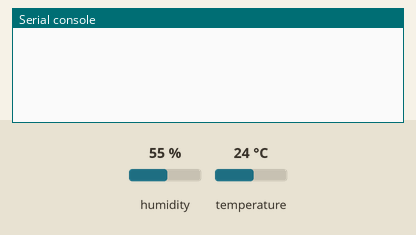
The program below on a simulated Raspberry Pi Pico running MicroPython. Parts: the last lines printed to the serial console. The test bench sets the inputs (shaded band); at power-on: humidity 55 %, temperature 24 °C.

Above: at 1.2 s.
1.3 s: humidity set to 22 %
At 5.9 s:
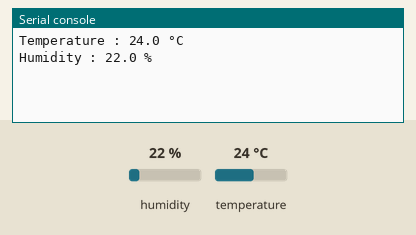
8.8 s: temperature set to 12 °C
At 11.0 s:
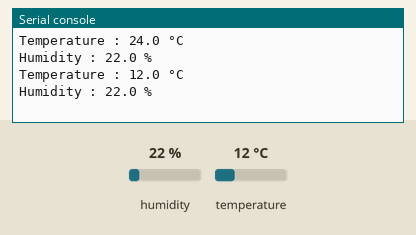
16.3 s: humidity set to 40 %
At 21.0 s:
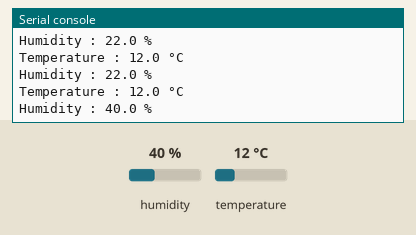

Measured:
- after the input at 1.3 s, the serial console: prints a new line after 3.7 s (image 1)
- after the input at 8.8 s, the serial console: prints a new line after 1.2 s (image 2)
- after the input at 16.3 s, the serial console: prints a new line after 3.7 s (image 3)

The program:

ExternalTemperature.py
```python
from machine import Pin
import utime
from dht import DHT11, InvalidChecksum

sensor = DHT11(Pin(15, Pin.OUT, Pin.PULL_DOWN))

while True:
    utime.sleep(5)
    t=(sensor.temperature)
    h=(sensor.humidity)
    print("Temperature : {}".format(t), "°C")
    print("Humidity : {}".format(h), ("%"))
```
